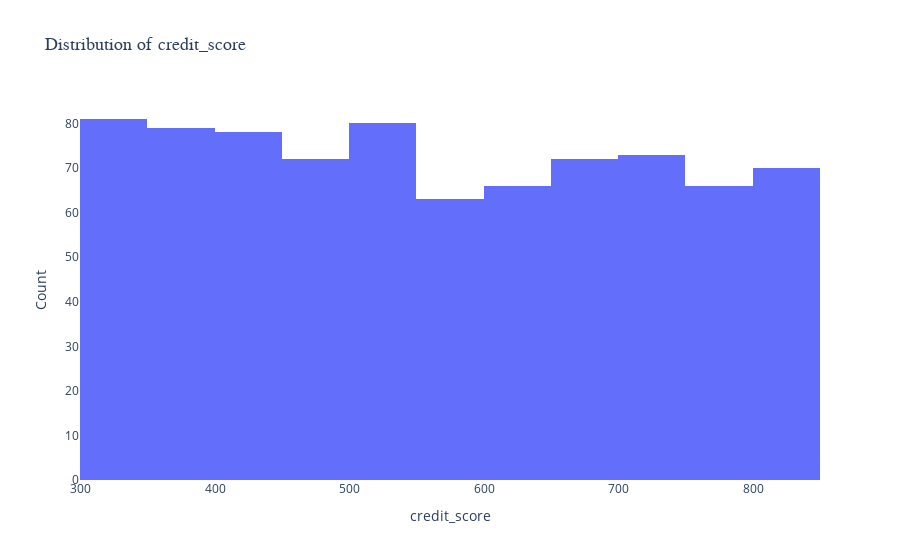
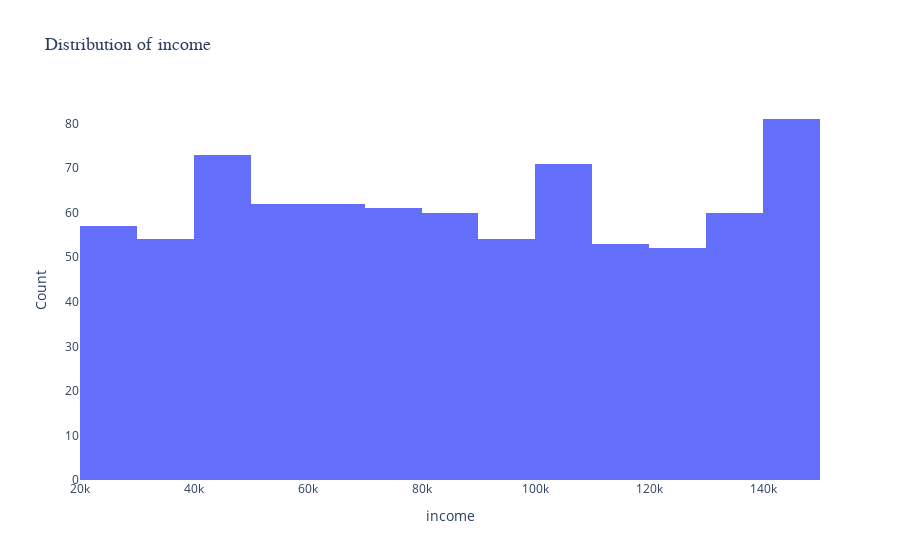
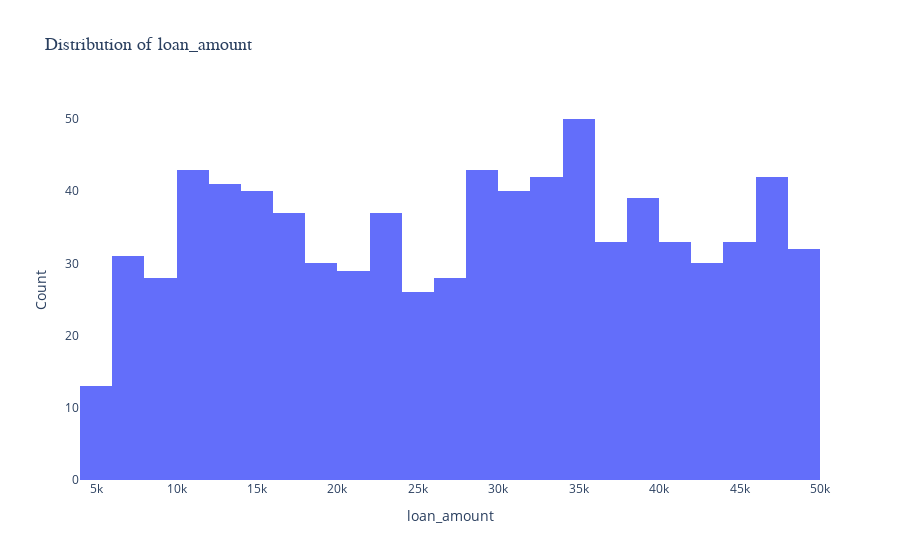
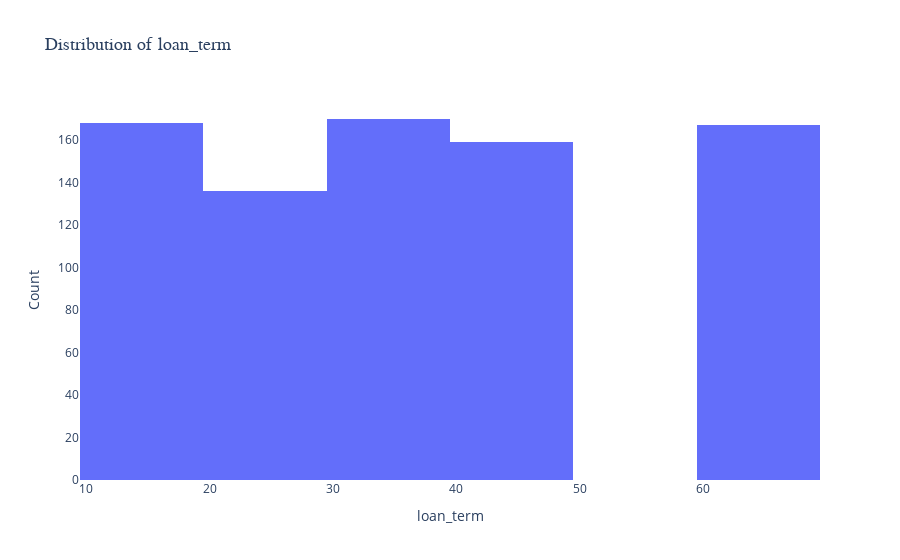

These figures' notebook cell, in order:
### Code cell
# For numerical data
for col in df.columns:
    # Create a histogram for numerical columns
    fig = px.histogram(
        df,
        x=col,
        title=f'Distribution of {col}',
        labels={col: col, 'count': 'Count'}
    )
            
     # Update layout for better readability
    fig.update_layout(
        xaxis_title=col,
        yaxis_title='Count',
        paper_bgcolor='rgba(0,0,0,0)',
        plot_bgcolor='rgba(0,0,0,0)',
        title_font=dict(size=18, family="Arial")
    )
            
    # Show the figure
    fig.show()

### Figure 1 — Plotly figure (JSON) as saved in the notebook; plotly's stock layout.template omitted (floating-point values rounded to 4 significant figures; data arrays with more than 128 entries replaced by an {"elided": "..."} marker saying what was removed)
{"data": [{"bingroup": "x", "hovertemplate": "credit_score=%{x}<br>count=%{y}<extra></extra>", "legendgroup": "", "marker": {"color": "#636efa", "pattern": {"shape": ""}}, "name": "", "orientation": "v", "showlegend": false, "type": "histogram", "x": {"elided": "800 int values"}, "xaxis": "x", "yaxis": "y"}], "layout": {"barmode": "relative", "legend": {"tracegroupgap": 0}, "paper_bgcolor": "rgba(0,0,0,0)", "plot_bgcolor": "rgba(0,0,0,0)", "title": {"font": {"family": "Arial", "size": 18}, "text": "Distribution of credit_score"}, "xaxis": {"anchor": "y", "domain": [0, 1], "title": {"text": "credit_score"}}, "yaxis": {"anchor": "x", "domain": [0, 1], "title": {"text": "Count"}}}}

### Figure 2 — Plotly figure (JSON) as saved in the notebook; plotly's stock layout.template omitted (floating-point values rounded to 4 significant figures; data arrays with more than 128 entries replaced by an {"elided": "..."} marker saying what was removed)
{"data": [{"bingroup": "x", "hovertemplate": "income=%{x}<br>count=%{y}<extra></extra>", "legendgroup": "", "marker": {"color": "#636efa", "pattern": {"shape": ""}}, "name": "", "orientation": "v", "showlegend": false, "type": "histogram", "x": {"elided": "800 int values"}, "xaxis": "x", "yaxis": "y"}], "layout": {"barmode": "relative", "legend": {"tracegroupgap": 0}, "paper_bgcolor": "rgba(0,0,0,0)", "plot_bgcolor": "rgba(0,0,0,0)", "title": {"font": {"family": "Arial", "size": 18}, "text": "Distribution of income"}, "xaxis": {"anchor": "y", "domain": [0, 1], "title": {"text": "income"}}, "yaxis": {"anchor": "x", "domain": [0, 1], "title": {"text": "Count"}}}}

### Figure 3 — Plotly figure (JSON) as saved in the notebook; plotly's stock layout.template omitted (floating-point values rounded to 4 significant figures; data arrays with more than 128 entries replaced by an {"elided": "..."} marker saying what was removed)
{"data": [{"bingroup": "x", "hovertemplate": "loan_amount=%{x}<br>count=%{y}<extra></extra>", "legendgroup": "", "marker": {"color": "#636efa", "pattern": {"shape": ""}}, "name": "", "orientation": "v", "showlegend": false, "type": "histogram", "x": {"elided": "800 int values"}, "xaxis": "x", "yaxis": "y"}], "layout": {"barmode": "relative", "legend": {"tracegroupgap": 0}, "paper_bgcolor": "rgba(0,0,0,0)", "plot_bgcolor": "rgba(0,0,0,0)", "title": {"font": {"family": "Arial", "size": 18}, "text": "Distribution of loan_amount"}, "xaxis": {"anchor": "y", "domain": [0, 1], "title": {"text": "loan_amount"}}, "yaxis": {"anchor": "x", "domain": [0, 1], "title": {"text": "Count"}}}}

### Figure 4 — Plotly figure (JSON) as saved in the notebook; plotly's stock layout.template omitted (floating-point values rounded to 4 significant figures; data arrays with more than 128 entries replaced by an {"elided": "..."} marker saying what was removed)
{"data": [{"bingroup": "x", "hovertemplate": "loan_term=%{x}<br>count=%{y}<extra></extra>", "legendgroup": "", "marker": {"color": "#636efa", "pattern": {"shape": ""}}, "name": "", "orientation": "v", "showlegend": false, "type": "histogram", "x": {"elided": "800 int values"}, "xaxis": "x", "yaxis": "y"}], "layout": {"barmode": "relative", "legend": {"tracegroupgap": 0}, "paper_bgcolor": "rgba(0,0,0,0)", "plot_bgcolor": "rgba(0,0,0,0)", "title": {"font": {"family": "Arial", "size": 18}, "text": "Distribution of loan_term"}, "xaxis": {"anchor": "y", "domain": [0, 1], "title": {"text": "loan_term"}}, "yaxis": {"anchor": "x", "domain": [0, 1], "title": {"text": "Count"}}}}
